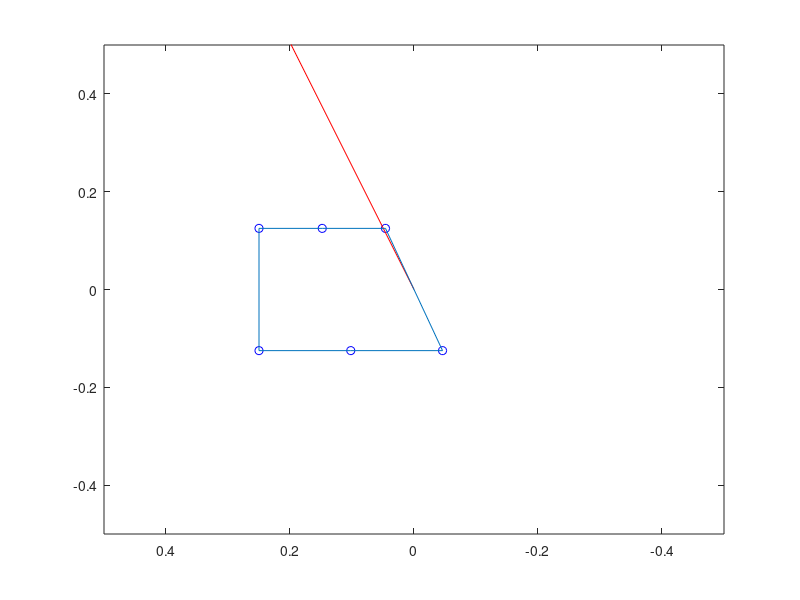

Source code (MATLAB):
function reference_set()
    h = 1/2;
    h_T = 1/4;
    orientation = 2;
    alpha = 21.6;
    wall_incline = tan(alpha / 360 * 2 * pi)
    t11 = [-(-1)^(orientation)*wall_incline; (-1)^(orientation)*wall_incline; 1]
    t11_v = rot_mat(atan(t11(2)),0,0) * t11

    z1 = [h_T/2, -t11_v(1)/t11_v(3) * h_T/2];
    z4 = -z1;
    z3 = [h_T/2, h/2];
    z6 = [-h_T/2, h/2];
    z2 = 0.5 * (z3 + z1);
    z5 = 0.5 * (z4 + z6);

    z = [z1', z2', z3', z4', z5', z6'];

    plot(z(2,:), z(1,:), "bo"); hold on
    line([0, t11(2)], [0, t11(3)], "color", "r")
    line(z(2,[1, 2, 3, 6, 5, 4, 1]), z(1,[1, 2, 3, 6, 5, 4, 1])); hold off
    xlim([-h h]);
    ylim([-h h]);
    set(gca, 'XDir','reverse');
end

function Q = rot_mat(a,b,c)
    Q = [1, 0, 0; 0, cos(a), -sin(a); 0, sin(a), cos(a)];
    Q = Q * [cos(b), 0, sin(b); 0, 1, 0; -sin(b), 0, cos(b)];
    Q = Q * [cos(c), -sin(c), 0; sin(c), cos(c), 0; 0,0,1];
end